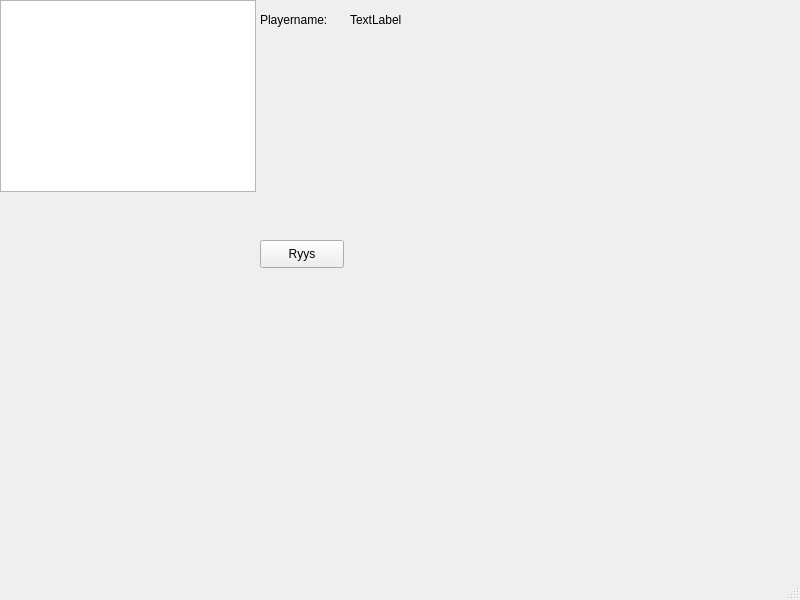
<?xml version="1.0" encoding="UTF-8"?>
<ui version="4.0">
 <class>MainWindow</class>
 <widget class="QMainWindow" name="MainWindow">
  <property name="geometry">
   <rect>
    <x>0</x>
    <y>0</y>
    <width>800</width>
    <height>600</height>
   </rect>
  </property>
  <property name="windowTitle">
   <string>MainWindow</string>
  </property>
  <widget class="QWidget" name="centralwidget">
   <widget class="QGraphicsView" name="gameView">
    <property name="geometry">
     <rect>
      <x>0</x>
      <y>0</y>
      <width>256</width>
      <height>192</height>
     </rect>
    </property>
   </widget>
   <widget class="QPushButton" name="startButton">
    <property name="geometry">
     <rect>
      <x>260</x>
      <y>240</y>
      <width>84</width>
      <height>28</height>
     </rect>
    </property>
    <property name="text">
     <string>Ryys</string>
    </property>
   </widget>
   <widget class="QLabel" name="label">
    <property name="geometry">
     <rect>
      <x>260</x>
      <y>10</y>
      <width>81</width>
      <height>20</height>
     </rect>
    </property>
    <property name="text">
     <string>Playername:</string>
    </property>
   </widget>
   <widget class="QLabel" name="nameLabel">
    <property name="geometry">
     <rect>
      <x>350</x>
      <y>10</y>
      <width>63</width>
      <height>20</height>
     </rect>
    </property>
    <property name="text">
     <string>TextLabel</string>
    </property>
   </widget>
  </widget>
  <widget class="QMenuBar" name="menubar">
   <property name="geometry">
    <rect>
     <x>0</x>
     <y>0</y>
     <width>800</width>
     <height>25</height>
    </rect>
   </property>
  </widget>
  <widget class="QStatusBar" name="statusbar"/>
 </widget>
 <resources/>
 <connections/>
</ui>
